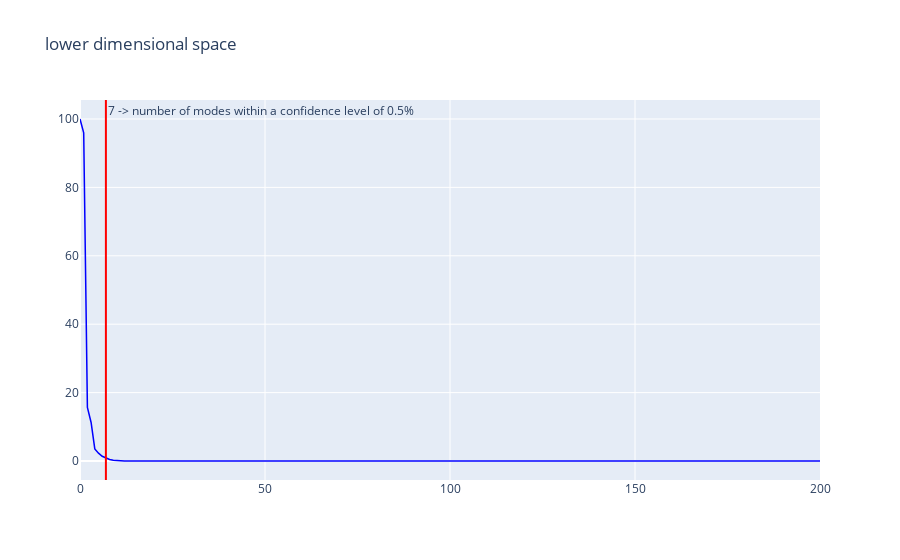

This figure's notebook cell:
### Code cell
confidence_level =0.5 # [%]

# truncation rank
r = x=np.array(np.where(s/max(s)*100> confidence_level))[0,-1]

fig = px.line( title='lower dimensional space')
fig.add_scatter(x = np.arange(0,len(s)),y=s/max(s)*100, name = "Number of significant dimensions", marker =dict(size = 1.5, color='blue'),line = dict(width=1.5))
fig.add_vline(x=np.array(np.where(s/max(s)*100> confidence_level))[0,-1],line_color="red" , annotation_text=str(np.array(np.where(s/max(s)*100> confidence_level))[0,-1])+' -> number of modes within a confidence level of '+str(confidence_level)+'%')

### Figure 1 — Plotly figure (JSON) as saved in the notebook; plotly's stock layout.template omitted (floating-point values rounded to 4 significant figures; data arrays with more than 128 entries replaced by an {"elided": "..."} marker saying what was removed)
{"data": [{"line": {"width": 1.5}, "marker": {"color": "blue", "size": 1.5}, "name": "Number of significant dimensions", "type": "scatter", "x": {"elided": "201 int values"}, "y": {"elided": "201 float values"}}], "layout": {"annotations": [{"showarrow": false, "text": "7 -> number of modes within a confidence level of 0.5%", "x": 7, "xanchor": "left", "xref": "x", "y": 1, "yanchor": "top", "yref": "y domain"}], "legend": {"tracegroupgap": 0}, "shapes": [{"line": {"color": "red"}, "type": "line", "x0": 7, "x1": 7, "xref": "x", "y0": 0, "y1": 1, "yref": "y domain"}], "title": {"text": "lower dimensional space"}, "xaxis": {"anchor": "y", "domain": [0, 1]}, "yaxis": {"anchor": "x", "domain": [0, 1]}}}
